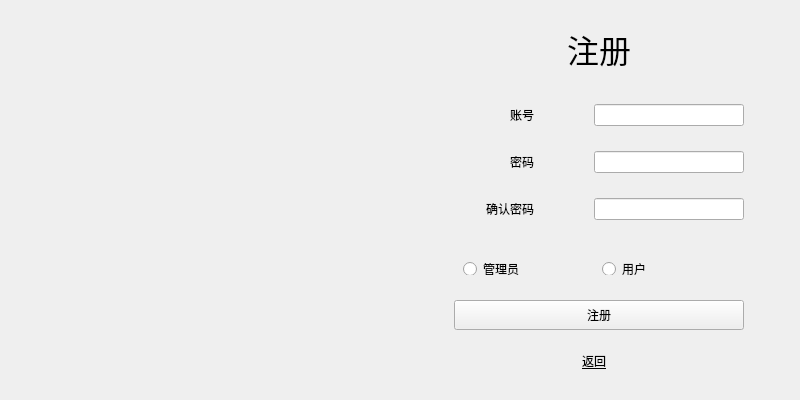
<?xml version="1.0" encoding="UTF-8"?>
<ui version="4.0">
 <class>Dlg_SignUp</class>
 <widget class="QDialog" name="Dlg_SignUp">
  <property name="geometry">
   <rect>
    <x>0</x>
    <y>0</y>
    <width>800</width>
    <height>400</height>
   </rect>
  </property>
  <property name="windowTitle">
   <string>Dialog</string>
  </property>
  <widget class="QWidget" name="widget" native="true">
   <property name="geometry">
    <rect>
     <x>400</x>
     <y>0</y>
     <width>400</width>
     <height>400</height>
    </rect>
   </property>
   <layout class="QGridLayout" name="gridLayout">
    <item row="3" column="0">
     <widget class="QLabel" name="label_6">
      <property name="maximumSize">
       <size>
        <width>80</width>
        <height>16777215</height>
       </size>
      </property>
      <property name="text">
       <string>确认密码</string>
      </property>
      <property name="alignment">
       <set>Qt::AlignRight|Qt::AlignTrailing|Qt::AlignVCenter</set>
      </property>
     </widget>
    </item>
    <item row="3" column="1">
     <widget class="QLineEdit" name="lineEdit_4">
      <property name="sizePolicy">
       <sizepolicy hsizetype="Expanding" vsizetype="Fixed">
        <horstretch>0</horstretch>
        <verstretch>0</verstretch>
       </sizepolicy>
      </property>
      <property name="maximumSize">
       <size>
        <width>150</width>
        <height>16777215</height>
       </size>
      </property>
      <property name="maxLength">
       <number>50</number>
      </property>
     </widget>
    </item>
    <item row="2" column="0">
     <widget class="QLabel" name="label_5">
      <property name="maximumSize">
       <size>
        <width>80</width>
        <height>16777215</height>
       </size>
      </property>
      <property name="text">
       <string>密码</string>
      </property>
      <property name="alignment">
       <set>Qt::AlignRight|Qt::AlignTrailing|Qt::AlignVCenter</set>
      </property>
     </widget>
    </item>
    <item row="1" column="0">
     <widget class="QLabel" name="label_4">
      <property name="maximumSize">
       <size>
        <width>80</width>
        <height>16777215</height>
       </size>
      </property>
      <property name="text">
       <string>账号</string>
      </property>
      <property name="alignment">
       <set>Qt::AlignRight|Qt::AlignTrailing|Qt::AlignVCenter</set>
      </property>
     </widget>
    </item>
    <item row="2" column="1">
     <widget class="QLineEdit" name="lineEdit_3">
      <property name="sizePolicy">
       <sizepolicy hsizetype="Expanding" vsizetype="Fixed">
        <horstretch>0</horstretch>
        <verstretch>0</verstretch>
       </sizepolicy>
      </property>
      <property name="maximumSize">
       <size>
        <width>150</width>
        <height>16777215</height>
       </size>
      </property>
      <property name="maxLength">
       <number>50</number>
      </property>
     </widget>
    </item>
    <item row="1" column="1">
     <widget class="QLineEdit" name="lineEdit_2">
      <property name="sizePolicy">
       <sizepolicy hsizetype="Expanding" vsizetype="Fixed">
        <horstretch>0</horstretch>
        <verstretch>0</verstretch>
       </sizepolicy>
      </property>
      <property name="maximumSize">
       <size>
        <width>150</width>
        <height>16777215</height>
       </size>
      </property>
      <property name="maxLength">
       <number>50</number>
      </property>
     </widget>
    </item>
    <item row="6" column="0" colspan="2">
     <widget class="QWidget" name="widget_4" native="true">
      <property name="maximumSize">
       <size>
        <width>16777215</width>
        <height>20</height>
       </size>
      </property>
      <widget class="QPushButton" name="pushButton_2">
       <property name="geometry">
        <rect>
         <x>100</x>
         <y>-20</y>
         <width>80</width>
         <height>51</height>
        </rect>
       </property>
       <property name="font">
        <font>
         <underline>true</underline>
        </font>
       </property>
       <property name="text">
        <string>返回</string>
       </property>
       <property name="flat">
        <bool>true</bool>
       </property>
      </widget>
     </widget>
    </item>
    <item row="5" column="0" colspan="2">
     <widget class="QPushButton" name="pushButton">
      <property name="minimumSize">
       <size>
        <width>100</width>
        <height>30</height>
       </size>
      </property>
      <property name="maximumSize">
       <size>
        <width>300</width>
        <height>16777215</height>
       </size>
      </property>
      <property name="text">
       <string>注册</string>
      </property>
     </widget>
    </item>
    <item row="0" column="0" colspan="2">
     <widget class="QLabel" name="label_2">
      <property name="maximumSize">
       <size>
        <width>16777215</width>
        <height>60</height>
       </size>
      </property>
      <property name="font">
       <font>
        <family>Bahnschrift SemiLight</family>
        <pointsize>24</pointsize>
       </font>
      </property>
      <property name="text">
       <string>注册</string>
      </property>
      <property name="alignment">
       <set>Qt::AlignCenter</set>
      </property>
     </widget>
    </item>
    <item row="4" column="0" colspan="2">
     <widget class="QWidget" name="widget_3" native="true">
      <property name="minimumSize">
       <size>
        <width>200</width>
        <height>0</height>
       </size>
      </property>
      <property name="maximumSize">
       <size>
        <width>300</width>
        <height>30</height>
       </size>
      </property>
      <layout class="QGridLayout" name="gridLayout_2">
       <item row="0" column="1">
        <widget class="QRadioButton" name="radioButton">
         <property name="minimumSize">
          <size>
           <width>50</width>
           <height>30</height>
          </size>
         </property>
         <property name="maximumSize">
          <size>
           <width>200</width>
           <height>16777215</height>
          </size>
         </property>
         <property name="text">
          <string>用户</string>
         </property>
        </widget>
       </item>
       <item row="0" column="0">
        <widget class="QRadioButton" name="radioButton_2">
         <property name="minimumSize">
          <size>
           <width>50</width>
           <height>30</height>
          </size>
         </property>
         <property name="maximumSize">
          <size>
           <width>200</width>
           <height>16777215</height>
          </size>
         </property>
         <property name="text">
          <string>管理员</string>
         </property>
        </widget>
       </item>
      </layout>
     </widget>
    </item>
   </layout>
  </widget>
  <widget class="QWidget" name="widget_2" native="true">
   <property name="geometry">
    <rect>
     <x>0</x>
     <y>0</y>
     <width>400</width>
     <height>400</height>
    </rect>
   </property>
   <widget class="QLabel" name="label">
    <property name="geometry">
     <rect>
      <x>0</x>
      <y>0</y>
      <width>400</width>
      <height>400</height>
     </rect>
    </property>
    <property name="text">
     <string/>
    </property>
    <property name="pixmap">
     <pixmap resource="Logo.qrc">:/image/Logo.png</pixmap>
    </property>
    <property name="scaledContents">
     <bool>true</bool>
    </property>
   </widget>
  </widget>
 </widget>
 <tabstops>
  <tabstop>lineEdit_2</tabstop>
  <tabstop>lineEdit_3</tabstop>
  <tabstop>lineEdit_4</tabstop>
  <tabstop>radioButton_2</tabstop>
  <tabstop>pushButton</tabstop>
  <tabstop>pushButton_2</tabstop>
 </tabstops>
 <resources>
  <include location="Logo.qrc"/>
 </resources>
 <connections/>
</ui>
